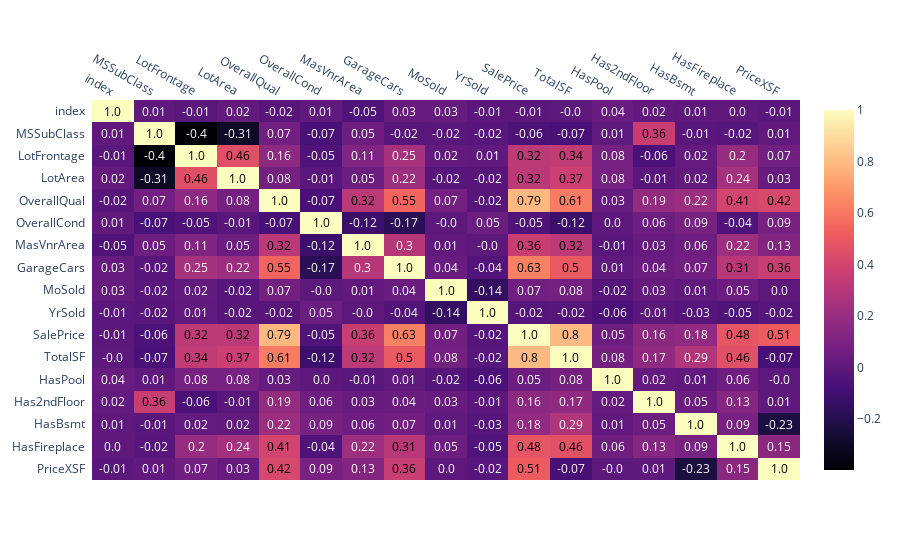

Here is the notebook cell this chart was saved with:
### Code cell
corrMatrix(df_ok, 'magma')
